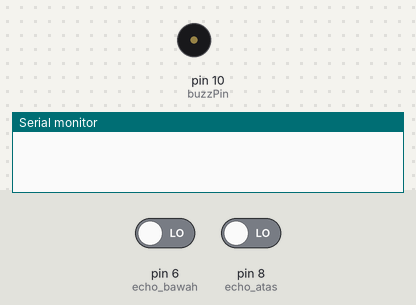
The sketch below on a simulated Arduino Uno, built for the host (arithmetic inside an expression is 32-bit, double 64-bit). On the bench: buzzer (waves = sounding), the last lines printed to the serial monitor. The test bench sets the inputs (shaded band); at power-on: pin 6 (echo_bawah) LOW, pin 8 (echo_atas) LOW.

Above: at 0.6 s.
At 4.24 s:
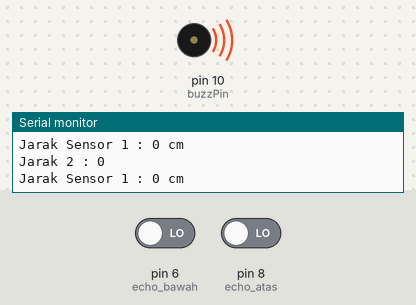
Timing chart, 0 to 4.6 s (numbered marks = the images above):
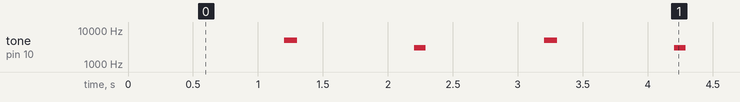

Measured:
- by itself, tone on pin 10 (buzzPin): repeats every 2.0 s: silent 0.90 s, 3000 Hz 0.09 s, silent 0.91 s, 5000 Hz 0.10 s

The sketch:

tongkat_.ino
```cpp
/* Utk parameter program
 * tone(pin, frekuensi, durasi);
 * sensor_atas(frekuensi, durasi);
 * sensor_bawah(frekuensi, durasi);
 *
 * program multitasking millis();
 * waktu sebelum 1 => sensor_atas()
 * waktu sebelum 2 => sensor_bawah()
 */

/* waktu interval
 * durasi program 1 detik = 1000 ms
 *
 */

unsigned long interval_1 = 500;
unsigned long interval_2 = 200;

// waktu awal
unsigned long waktuSebelum_1 = 0;
unsigned long waktuSebelum_2 = 0;

// sensor atas
#define trig_atas 9
#define echo_atas 8
#define freq_atas 3000 // 3kHz frequency for tone buzzer

// sensor bawah
#define trig_bawah 7
#define echo_bawah 6
#define freq_bawah 5000 // 5kHz frequency for tone buzzer

// Pin buzer
const int buzzPin = 10;

long durasi, jarak;     // membuat variabel durasi dan jarak
long durasi1, jarak1;     // membuat variabel durasi dan jarak

void setup() {
  Serial.begin(9600);
  pinMode(buzzPin, OUTPUT);
  pinMode(trig_atas, OUTPUT);    // set pin trig menjadi OUTPUT
  pinMode(echo_atas, INPUT);     // set pin echo menjadi INPUT
  pinMode(trig_bawah, OUTPUT);
  pinMode(echo_bawah, INPUT);

}

void loop() {

  // program dibawah ini agar trigger memancarakan suara ultrasonic
  unsigned long waktuSesudah_1 = millis();
  unsigned long waktuSesudah_2 = millis();
  if((unsigned long)(waktuSesudah_1 - waktuSebelum_1) >= interval_1){
    sensor_atas(freq_atas, 90);
    waktuSebelum_1 = millis();
  }

  if((unsigned long)(waktuSesudah_2 - waktuSebelum_2) >= interval_2){
    sensor_bawah(freq_bawah, 100);
    waktuSebelum_2 = millis();
  }

//  sensor_atas(3000, 90);
//  delay(1000);
//  sensor_bawah(5000, 60);
//  delay(1000);

}

void sensor_atas(int frek, int durasi_buzzer) {
  digitalWrite(trig_atas, LOW);
  delayMicroseconds(80);
  digitalWrite(trig_atas, LOW);
  digitalWrite(trig_atas, HIGH);
  delayMicroseconds(80);
  delayMicroseconds(80);
  durasi = pulseIn(echo_atas, HIGH); // menerima suara ultrasonic
  jarak = (durasi / 2) / 29.1;  // mengubah durasi menjadi jarak (cm)
  Serial.print(F("Jarak Sensor 1 : "));
  Serial.print(jarak);
  Serial.println(F(" cm"));

  if(jarak <= 50 && jarak >=0){
//    digitalWrite(buzzPin,HIGH);
    tone(buzzPin, frek, durasi_buzzer);
//delay(60);
  } else {
    noTone(buzzPin);
//    digitalWrite(buzzPin,LOW);
//delay(60);
  }
}

void sensor_bawah(int frek, int durasi_buzzer) {
  digitalWrite(trig_bawah, LOW);
  delayMicroseconds(80);
  digitalWrite(trig_bawah, LOW);
  digitalWrite(trig_bawah, HIGH);
  delayMicroseconds(80);
  delayMicroseconds(80);
  durasi1 = pulseIn(echo_bawah, HIGH); // menerima suara ultrasonic
  jarak1 = (durasi1 / 2) / 29.1;  // mengubah durasi menjadi jarak (cm)
  Serial.print(F("Jarak 2 : "));
  Serial.println(jarak1);
  if(jarak1 <= 60 && jarak1 >= 0){
//    digitalWrite(buzzPin,HIGH);
    tone(buzzPin, frek, durasi_buzzer);
//delay(90);
  } else {
//    digitalWrite(buzzPin,LOW);
    noTone(buzzPin);
//delay(90);
  }
}
```
